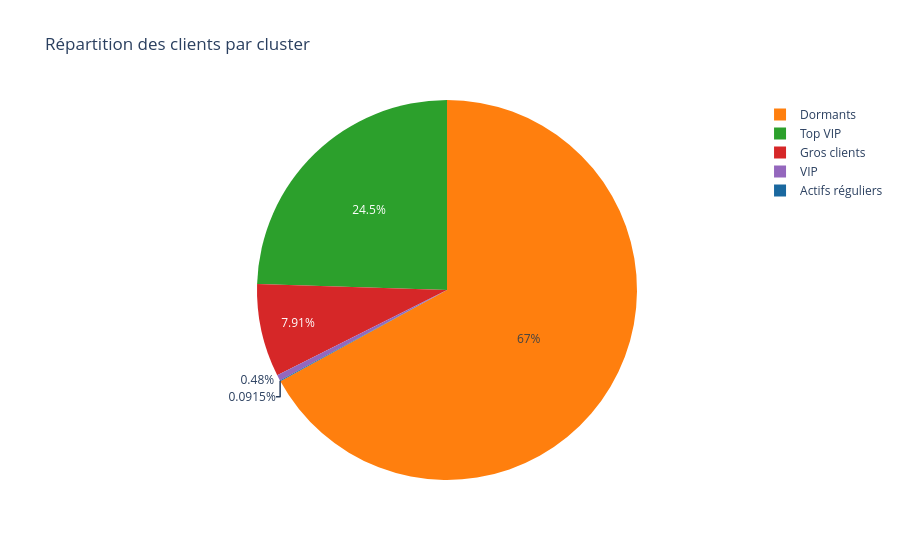

The code cell stored with this chart in its notebook:
### Code cell
# répartition des clients par cluster (pie)
cluster_counts = rfm_clust_df.groupBy("type_client").count().toPandas()
fig = px.pie(
    cluster_counts, values="count", names="type_client", color="type_client",
    color_discrete_map=color_map,
    title="Répartition des clients par cluster"
)
fig.show()

### Figure 1 — Plotly figure (JSON) as saved in the notebook; plotly's stock layout.template omitted (floating-point values rounded to 4 significant figures)
{"data": [{"customdata": [["Gros clients"], ["Actifs réguliers"], ["Dormants"], ["Top VIP"], ["VIP"]], "domain": {"x": [0, 1], "y": [0, 1]}, "hovertemplate": "type_client=%{customdata[0]}<br>count=%{value}<extra></extra>", "labels": ["Gros clients", "Actifs réguliers", "Dormants", "Top VIP", "VIP"], "legendgroup": "", "marker": {"colors": ["#d62728", "#1A689F", "#ff7f0e", "#2ca02c", "#9467bd"]}, "name": "", "showlegend": true, "type": "pie", "values": [346, 4, 2930, 1071, 21]}], "layout": {"legend": {"tracegroupgap": 0}, "title": {"text": "Répartition des clients par cluster"}}}
